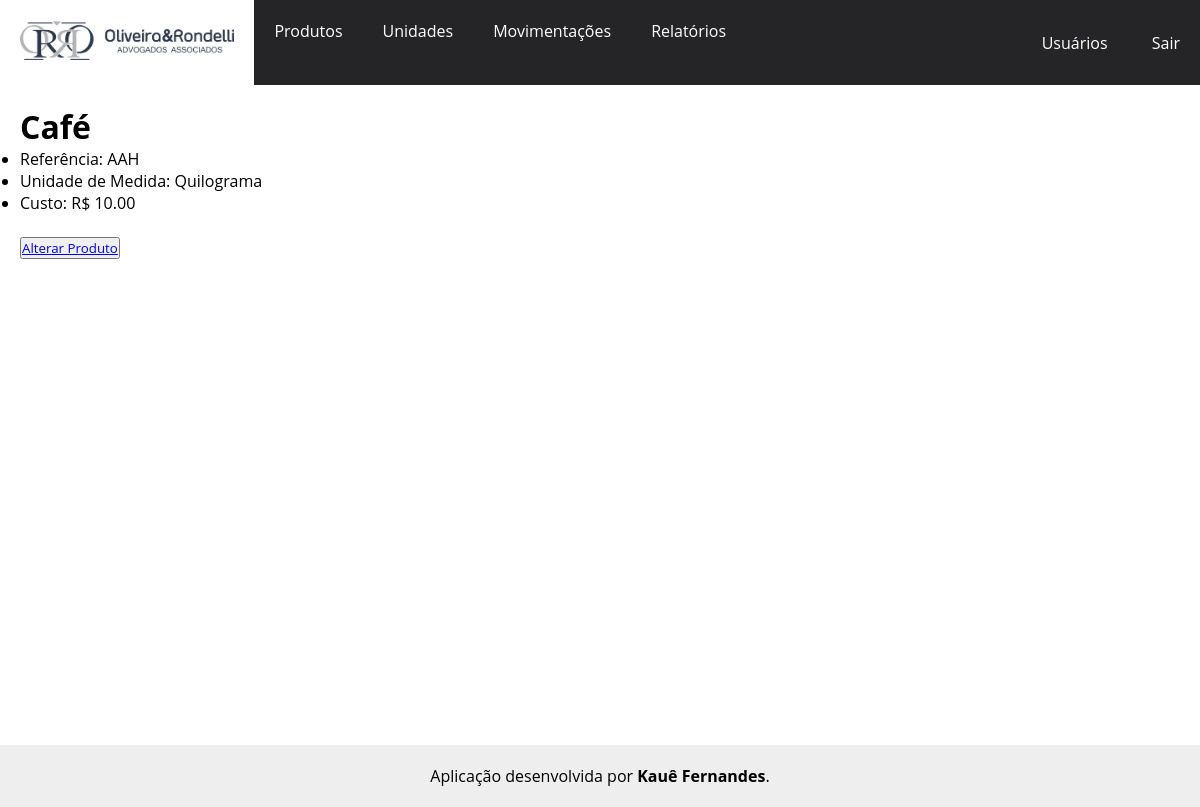
Page /produtos/produto/8/ (signed in) on the earlier database version.
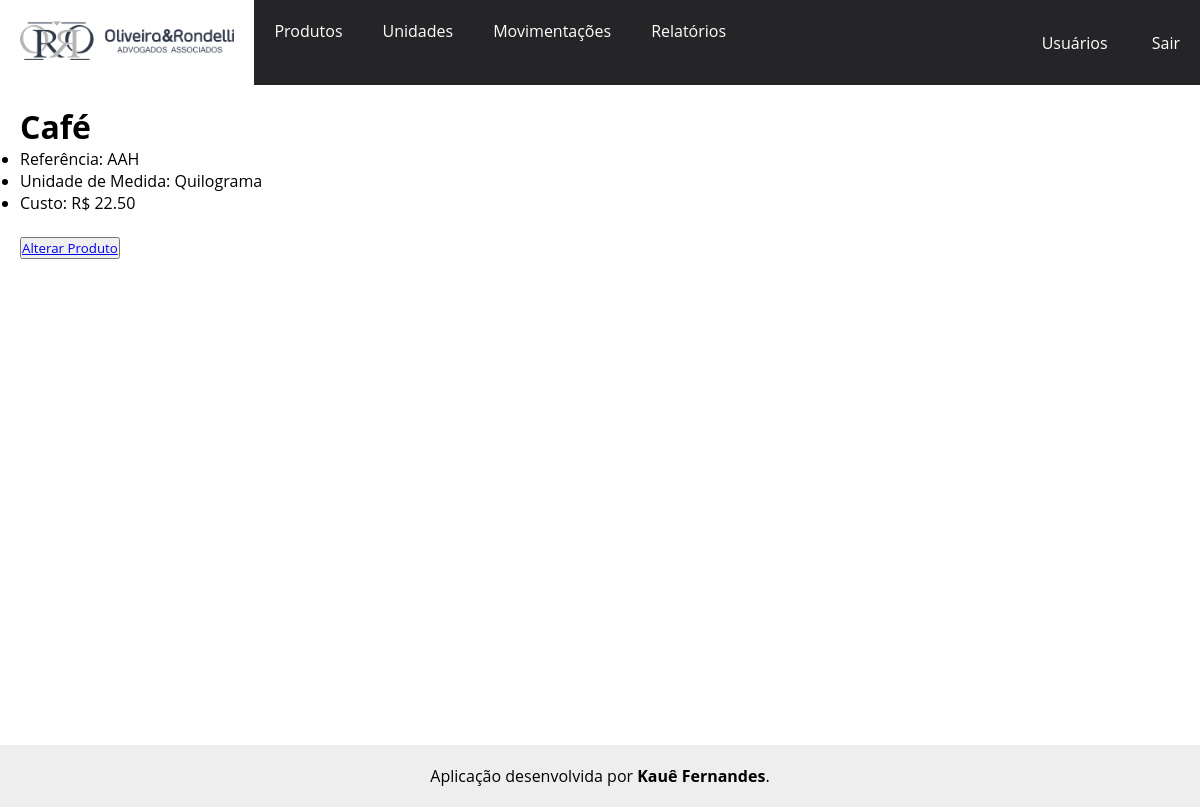
Same page on the later database version.
### produtos/models.py (models this page shows, shortened)
class Produtos(models.Model):
    pro_referencia = models.CharField('Referência', max_length=20, default='SEM-REF')                           # Referência do produto
    pro_descricao = models.TextField('Descrição')                                                               # Descrição do produto
    pro_unidade = models.ForeignKey(Unidades, on_delete=models.PROTECT, verbose_name='Unidade', default=1)      # Chave estrangeira referenciando a unidade da tabela Unidades
    pro_custo_medio = models.DecimalField('movimentacoes.Movimentacao', decimal_places=2, max_digits=10)                        # Custo médio
    pro_saldo = models.IntegerField('Saldo', default=0)                                                         # Saldo do produto no estoque
    pro_data_adicionada = models.DateTimeField(auto_now_add=True)                                               # Data em que o produto foi adicionado
    pro_data_modificado = models.DateTimeField(auto_now=True)                                                   # Data em que o produto foi modificado
    def custo_medio(self):
        from movimentacoes.models import Movimentacao
        entradas = Movimentacao.objects.filter(mov_produto=self, mov_tipo='E', mov_custo__gt=0)
        if not entradas.exists():
            return 0
        total_financeiro = 0
        total_quantidade = 0
        for movimentacao in entradas:
            total_financeiro += (movimentacao.mov_quantidade * movimentacao.mov_custo)
            total_quantidade = (movimentacao.mov_quantidade)
        if total_quantidade > 0:
            return total_financeiro / total_quantidade
        else:
            return 0
    class Meta:
        verbose_name = 'Produto'
        verbose_name_plural = 'Produtos'
        ordering = ['-pro_descricao']

class Unidades(models.Model):
    uni_nome = models.CharField('Nome', max_length=10)                  # Nome da unidade
    uni_sigla = models.CharField('Sigla', max_length=5)                 # Sigla da unidade
    uni_data_adicionada = models.DateTimeField(auto_now_add=True)       # Data em que a unidade foi adicionada
    uni_data_modificado = models.DateTimeField(auto_now=True)           # Data em que a unidade foi modificada
    def __str__(self):
        return self.uni_nome
    class Meta:
        verbose_name = 'Unidade'
        verbose_name_plural = 'Unidades'
        ordering = ['-uni_nome']

### movimentacoes/models.py (models this page shows, shortened)
class Movimentacao(models.Model):
    TIPO_MOVIMENTACAO = [
        ('E', 'Entrada'),
        ('S', 'Saída')
    ]
    mov_produto = models.ForeignKey(Produtos, on_delete=models.PROTECT, related_name='movimentacoes', verbose_name='Produto')   # Chave estrangeira referenciando o produto da tabela Produtos
    mov_usuario = models.ForeignKey(User, on_delete=models.PROTECT, verbose_name='Usuário')                                     # Chave estrangeira referenciando o usuário da tabela Usuários
    mov_quantidade = models.PositiveIntegerField('Quantidade relativa à Unidade de Medida')                                     # Quantidade da movimentação
    mov_tipo = models.CharField('Tipo de Movimentação', max_length=1, choices=TIPO_MOVIMENTACAO)                                # Tipo da movimentação
    mov_saldo_movimento = models.IntegerField('Saldo no momento:', editable=False, null=True)                                   # Saldo do produto após movimentação
    mov_custo = models.DecimalField('Valor da Compra', max_digits=10, decimal_places=2, null=True, blank=True)                   # Preço do produto que está entrando
    mov_data_adicionada = models.DateTimeField(auto_now_add=True)                                                               # Data que foi adicionada
    class Meta:
        verbose_name = 'Movimentação'
        verbose_name_plural = 'Movimentações'
        ordering = ['-mov_data_adicionada']

### produtos/views.py (the view)
# urls.py: path('produto/<id>/', views.visualiza_produto, name='produto'),                     # Caminho para a página de um produto específico
@login_required
def visualiza_produto(request, id):
    produto = Produtos.objects.get(id = id)
    context = {'produto': produto}
    return render(request, 'produtos/produto.html', context)

### produtos/templates/produtos/produto.html (shortened to what this page needs)
<!DOCTYPE html>
{% extends "core/base.html" %}
    {% block content %}
        <h1>{{ produto.pro_descricao }}</h1>
        <ul>
            <li>Referência: {{ produto.pro_referencia }}</li>
            <li>Unidade de Medida: {{ produto.pro_unidade }}</li>
            <li>Custo: R$ {{ produto.custo_medio|floatformat:2 }}</li>
        </ul>
        <br>
        <button><a href="{% url 'alterar_produto' produto.id %}">Alterar Produto</a></button>
    {% endblock content %}

Differences in the rows shown:
changed Produtos "Café": custo_medio "10.00" → "22.50"
